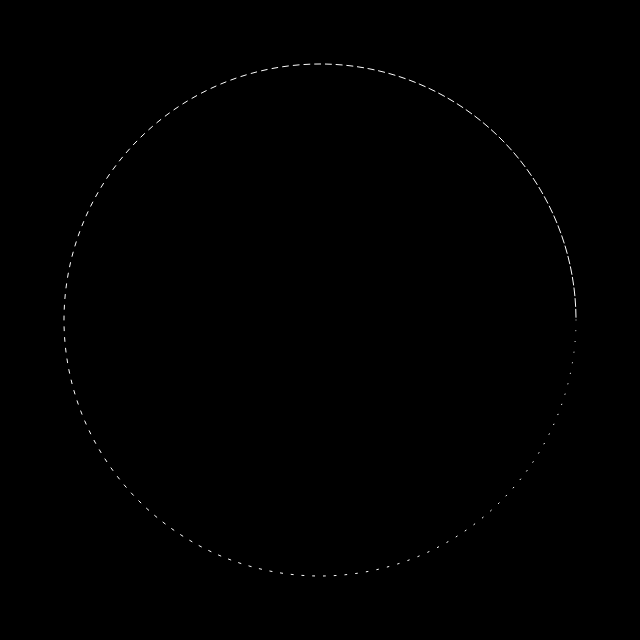
Frame 1 (no input)
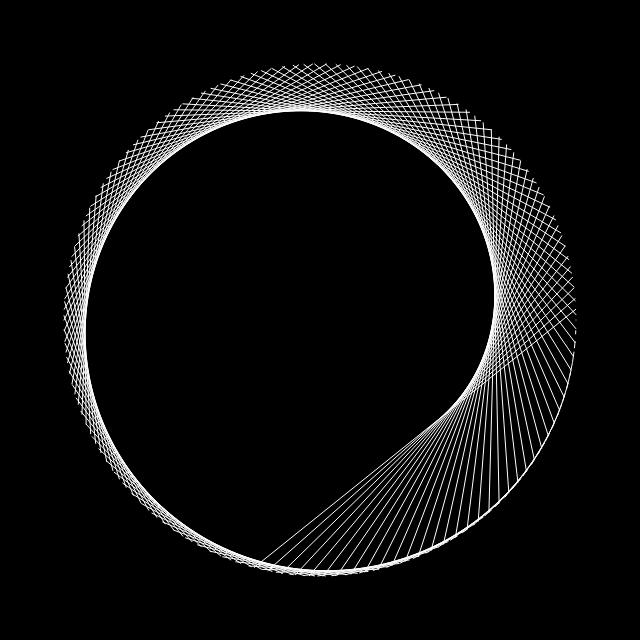
Frame 60 (no input)
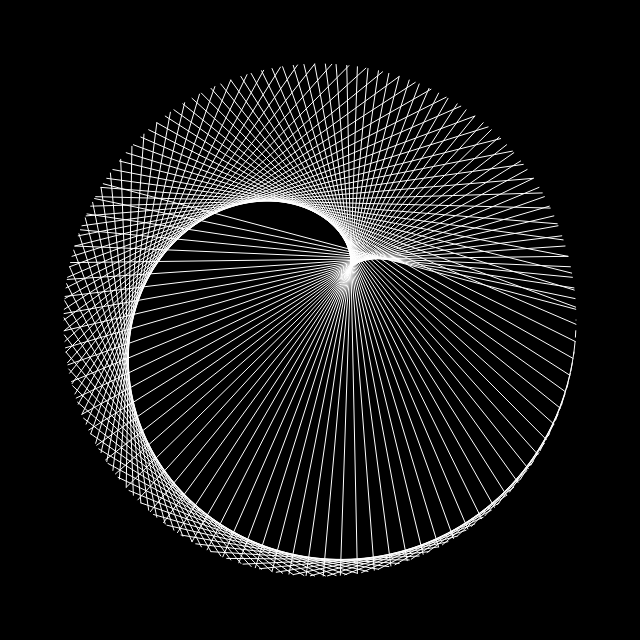
Frame 120 (the mouse pressed at the canvas centre since frame 60)

The p5.js sketch that drew these frames (run headless with seeded random() and noise() and a simulated clock; from frame 60 on, the mouse is pressed at the canvas centre):

// p5.js sketch
// ── sketch.js
var totalPoints = 150;
var r;
var factor=1;


function setup() {
  createCanvas(640, 640);
  r = width/2.5;
}

function getVector(index) {
  var angle = map(index, 0, totalPoints, 0, TWO_PI);
  var v = p5.Vector.fromAngle(angle);
  v.mult(r);
  return v;
}

function draw() {
  stroke(255);
  factor += 0.005;
  background(0);
  translate(width / 2, height / 2);

  // RYSOWANIE POTRZEBNYCH PUNKTÓW
  // var deltaAngle = TWO_PI / totalPoints;
  // for (var i = 0; i < totalPoints; i++) {
  //   var angle = map(i, 0, totalPoints, 0, TWO_PI);
  //   v = getVector(i);
  //   fill(255);
  //   ellipse(v.x, v.y, 16, 16);
  // }

  for (var i = 0; i < totalPoints; i++) {
    var pointA = getVector(i);
    var pointB = getVector((i*factor)%totalPoints);

    line(pointA.x, pointA.y, pointB.x, pointB.y);
  }
}
